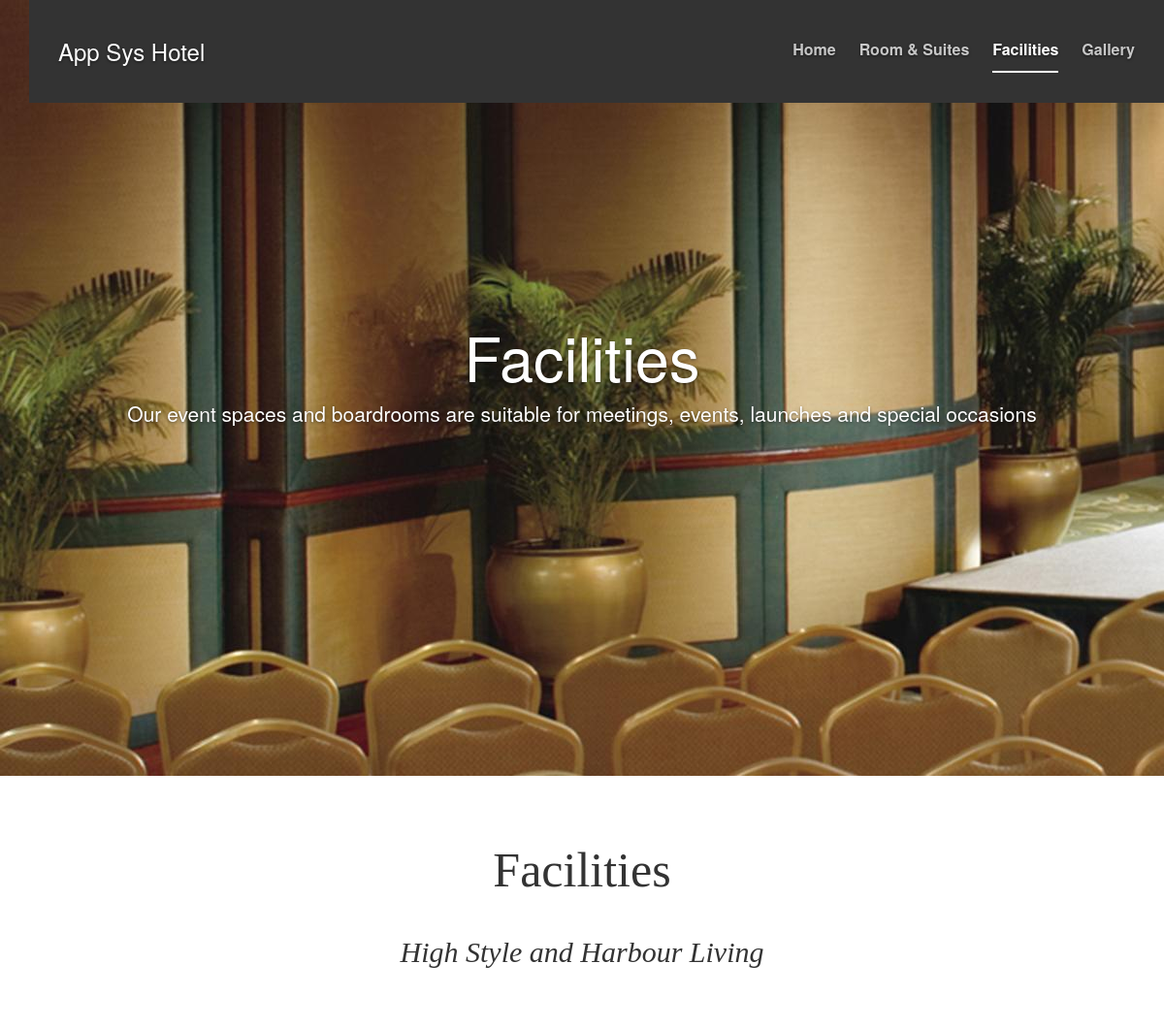
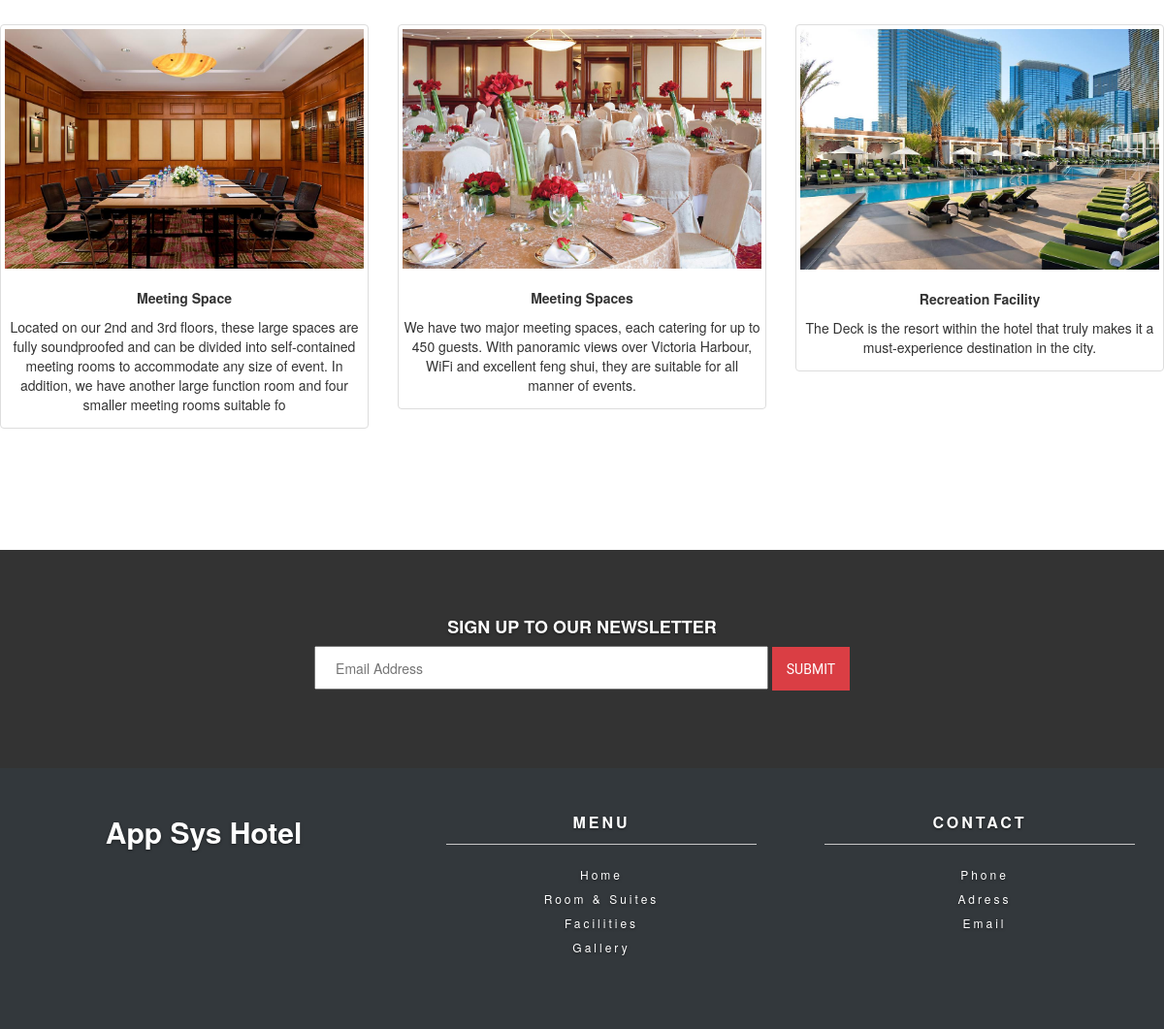
The page /facilities.php (signed in) on the database its author committed (2 pictures, top to bottom).
### tables this page shows
CREATE TABLE `home` (
  `home_id` int(11) NOT NULL,
  `hotel_name` varchar(50) NOT NULL,
  `hotel_description` varchar(255) NOT NULL,
  `home_bg` varchar(255) NOT NULL
);

CREATE TABLE `facilities` (
  `faci_id` int(11) NOT NULL,
  `faci_img` varchar(50) NOT NULL,
  `faci_name` varchar(50) NOT NULL,
  `faci_description` varchar(255) NOT NULL
);

### include/getHotelName.php (called while the page is built, shortened)
<?php
 include('include/config.php');
 $sql = "SELECT * FROM home WHERE home_id = ?";
 if($stmt = mysqli_prepare($link, $sql)){
     mysqli_stmt_bind_param($stmt, "i", $param_id);
     if(mysqli_stmt_execute($stmt)){
         $result = mysqli_stmt_get_result($stmt);
         if(mysqli_num_rows($result) == 1){
             $row = mysqli_fetch_array($result, MYSQLI_ASSOC);
             $name = $row["hotel_name"];
         } else{
           header("location: error.php");
           exit();
         }
     } else{
         echo "Oops! Something went wrong. Please try again later.";
     }
 }
 ?>

### facilities.php (the view, shortened to what this page needs)
<?php
  require_once 'include/getHotelName.php';
 ?>
<!doctype html>
<html lang="en">
  <head>
    <link href="css/bootstrap.min.css" rel="stylesheet">
    <link href="css/cover.css" rel="stylesheet">
    <link href="css/footer.css" rel="stylesheet">
    <link href="css/equal.css" rel="stylesheet">
  <body>
    <div class="site-wrapper">
     <div class="site-wrapper-inner">
       <div class="container">
         <div class="masthead clearfix">
           <div class="container inner" style="background-color: #333; z-index: 1">
             <h3 class="masthead-brand"><a href="index.php"><?php echo $name; ?></a></h3>
             <nav>
               <ul class="nav masthead-nav">
                 <li><a href="index.php">Home</a></li>
                 <li><a href="rooms.php">Room & Suites</a></li>
                 <li class="active"><a href="facilities.php">Facilities</a></li>
                 <li><a href="gallery.php">Gallery</a></li>
               </ul>
             </nav>
           </div>
         </div>
         <main role="main">
           <section class="jumbotron text-center">
        <div class="container">
          <h1 class="jumbotron-heading" style="color: white">Facilities</h1>
          <p class="lead text-muted">Our event spaces and boardrooms are suitable for meetings, events, launches and special occasions</p>
        </div>
      </section>
    </main>
       </div>
     </div>
   </div>
 <div id="portfolio" class="container-fluid text-center bg-grey">
   <div class="page-title">
   <h2>Facilities</h2><br>
   <h4><i>High Style and Harbour Living</i></h4>
  </div>
   <div class="row text-center slideanim">
     <div class="row row-eq-height">
     <?php
     $sql = "SELECT * FROM facilities ORDER BY faci_name ASC";
     if($result = mysqli_query($link, $sql)){
         if(mysqli_num_rows($result) > 0) {
           while($row = mysqli_fetch_array($result)){
             echo "<div class='col-sm-4'>";
               echo "<div class='thumbnail'>";
                 echo "<img src='uploads/". $row['faci_img'] ."' width='400' height='300'><br>";
                 echo "<p><strong>". $row['faci_name'] ."</strong></p>";
                 echo "<p>". $row['faci_description'] ."</p>";
               echo "</div>";
               echo "</div>";
             }
           }
         }
        ?>
   </div>
 </div>
 </div>
       <?php include 'include/footer.php'; ?>
  </body>
</html>

### include/footer.php
<div class="search-text">
   <div class="container">
     <div class="row text-center">
       <div class="form">
           <h4>SIGN UP TO OUR NEWSLETTER</h4>
            <form id="search-form" class="form-search form-horizontal">
                <input type="text" class="input-search" placeholder="Email Address">
                <button type="submit" class="btn-search">SUBMIT</button>
            </form>
        </div>
      </div>
   </div>
</div>
<footer>
 <div class="container">
   <div class="row">
            <div class="col-md-4 col-sm-6 col-xs-12">
              <span class="logo"><?php echo $name; ?></span>
            </div>
            <div class="col-md-4 col-sm-6 col-xs-12">
                <ul class="menu">
                     <span>Menu</span>
                     <li>
                        <a href="index.php">Home</a>
                      </li>
                      <li>
                         <a href="rooms.php">Room & Suites</a>
                      </li>
                      <li>
                        <a href="facilities.php">Facilities</a>
                      </li>
                      <li>
                         <a href="gallery.php">Gallery</a>
                      </li>
                 </ul>
            </div>
            <div class="col-md-4 col-sm-6 col-xs-12">
              <ul class="adress">
                    <span>Contact</span>
                    <li>
                       <i class="fa fa-phone" aria-hidden="true"></i> <a href="#">Phone</a>
                    </li>
                    <li>
                       <i class="fa fa-map-marker" aria-hidden="true"></i> <a href="#">Adress</a>
                    </li>
                    <li>
                       <i class="fa fa-envelope" aria-hidden="true"></i> <a href="#">Email</a>
                    </li>
               </ul>
           </div>
       </div>
    </div>
</footer>

### css/cover.css (style rules this page uses)
a, a:focus, a:hover { color: #fff; }
html, body { height: 100%; background-color: #white; }
body { color: #333; text-align: center; text-shadow: 0 1px 3px rgba(0,0,0,.5); }
.site-wrapper { display: table; width: 100%; background-color: #333; height: 100%; }
.site-wrapper-inner { display: table-cell; vertical-align: top; }
.inner { padding: 30px; }
.masthead-brand { margin-top: 10px; margin-bottom: 10px; }
.masthead-nav > li { display: inline-block; }
.masthead-nav > li + li { margin-left: 20px; }
.masthead-nav > li > a { padding-right: 0; padding-left: 0; font-size: 16px; font-weight: bold; color: #fff; color: rgba(255,255,255,.75); border-bottom: 2px solid transparent; }
.masthead-nav > .active > a, .masthead-nav > .active > a:hover, .masthead-nav > .active > a:focus { color: #fff; border-bottom-color: #fff; }
@media (min-width: 768px) { .masthead-brand { float: left; } }
@media (min-width: 768px) { .masthead-nav { float: right; } }
@media (min-width: 768px) { .masthead { position: fixed; top: 0; } }
@media (min-width: 768px) { .site-wrapper-inner { vertical-align: middle; } }

### css/footer.css (style rules this page uses)
body { font-family: "Helvetica Neue",Helvetica,Arial,sans-serif; }
.search-text { margin-top:50px; background-color: #333; padding-top:60px; padding-bottom:60px; }
.search-text .input-search { height:45px; width:40%; padding-left:20px; color:#333; }
.search-text .btn-search { background: #da3e44; font-family:Roboto; border:none; color:#FFF; height: 45px; width: 80px; }
.search-text h4 { color: #FFF; font-weight: 700; }
footer { background-color: #33383c; padding:30px 0px; }
.logo { color:#FFF; font-weight:800; font-size:30px; }
.adress span , .menu span { color: #FFF; font-weight: 800; border-bottom: 1px solid #c7c7c7; padding-bottom: 10px; margin-bottom: 20px; display: block; text-transform: uppercase; font-size: 16px; letter-spacing: 3px; }
.adress li a , .menu li a { color:#FFF; letter-spacing: 3px; text-decoration:none; font-size:12px; }
.adress li, .menu li { margin-top: 5px; list-style: none; }

### css/equal.css (style rules this page uses)
.row-eq-height { display: -webkit-box; display: -webkit-flex; display: -ms-flexbox; display: flex; flex-wrap: wrap; }
.row { margin-bottom: 20px; }
[class*="col-"] { padding-top: 15px; padding-bottom: 15px; }

### facilities.php (style rules this page uses)
.site-wrapper-inner { background-image: url("img/facilities.jpg"); background-repeat: no-repeat, repeat; }
.page-title { height: 200px; }
.page-title h2, .page-title h4 { font-family: "Didot W01 Roman",Didot,"Hoefler Text",Garamond,"Times New Roman",serif; text-shadow: none; }
.page-title h2 { font-size: 50px; margin-top: 70px; }
.page-title h4 { font-size: 30px; }
.thumbnail p { text-shadow: none; }

### rows shown on the page
home: hotel_name "App Sys Hotel"
facilities: faci_img (picture), faci_name "Meeting Space", faci_description "Located on our 2nd and 3rd floors, these large spaces are fully soundproofed and can be divided into self-contained meeting rooms to accommodate any size of event. In addition, we have another large function room and four smaller meeting rooms suitable fo"
facilities: faci_img (picture), faci_name "Meeting Spaces", faci_description "We have two major meeting spaces, each catering for up to 450 guests. With panoramic views over Victoria Harbour, WiFi and excellent feng shui, they are suitable for all manner of events."
facilities: faci_img (picture), faci_name "Recreation Facility", faci_description "The Deck is the resort within the hotel that truly makes it a must-experience destination in the city."
